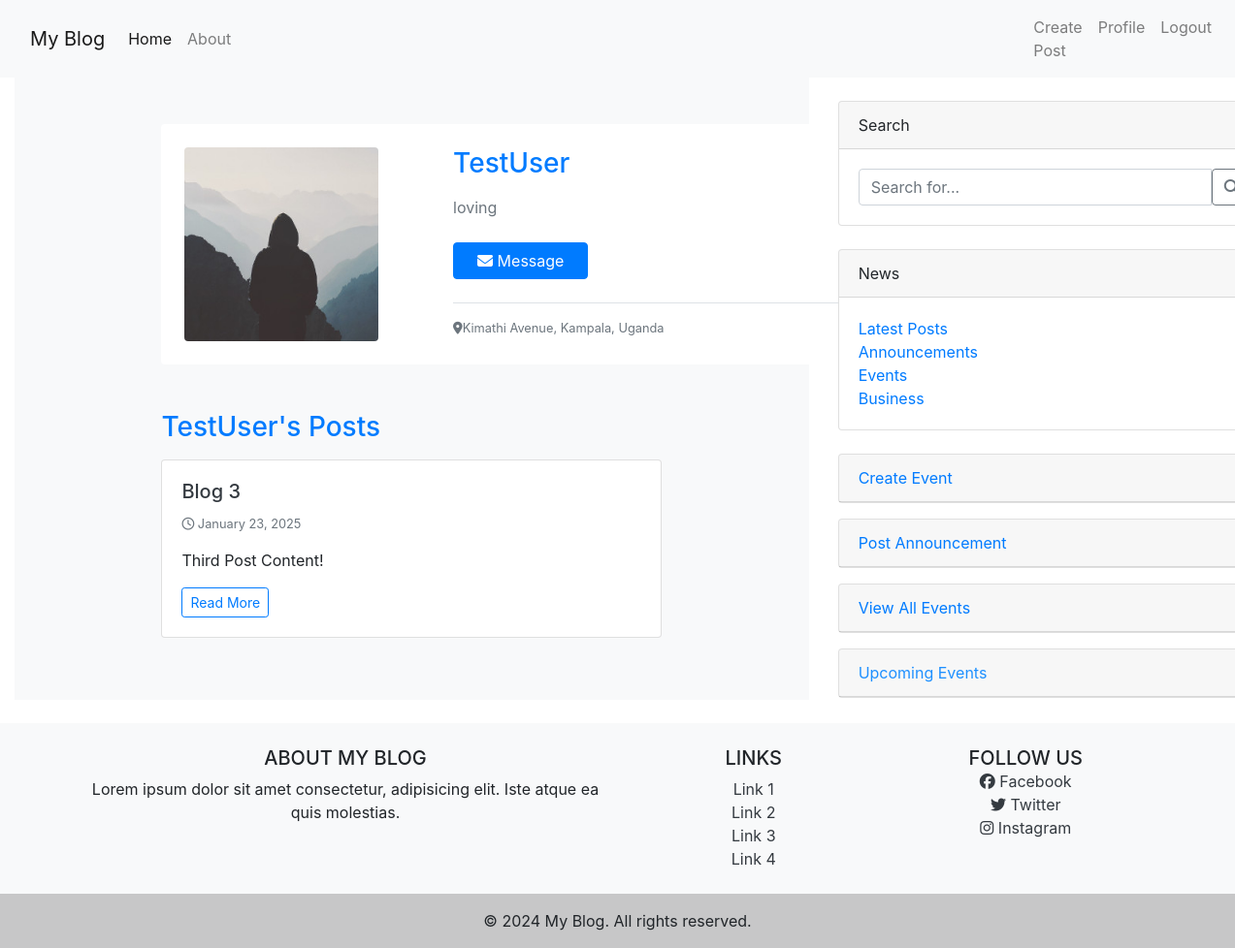
Screenshot of /users/profile/TestUser/ (signed in) with the database file from the repository.
### users/models.py (models this page shows, shortened)
class Profile(models.Model):
    user = models.OneToOneField(User, on_delete=models.CASCADE)
    image = models.ImageField(default='default.jpg', upload_to='profile_pics')
    bio = models.TextField(blank=True, null=True)
    location = models.CharField(max_length=100, blank=True, null=True)
    role = models.CharField(max_length=100, blank=True, null=True, default="Member")

### blog/models.py (models this page shows, shortened)
class Post(models.Model):
    title = models.CharField(max_length=100)
    content = models.TextField()
    date_posted = models.DateTimeField(default=timezone.now)
    author = models.ForeignKey(User, on_delete=models.CASCADE)
    image = models.ImageField(upload_to='post_images', blank=True, null=True)
    video = models.FileField(upload_to='post_video', blank=True, null=True)
    views = models.PositiveIntegerField(default=0)  # Track number of views
    likes = models.ManyToManyField(User, related_name="liked_posts", blank=True)

### users/views.py (the view, shortened to what this page needs)
# urls.py: path('profile/<str:username>/', views.user_profile, name='user_profile'),  # Other users' profiles
@login_required
def user_profile(request, username):
    user = get_object_or_404(User, username=username)
    profile, created = Profile.objects.get_or_create(user=user)  # Ensure profile exists
    posts = Post.objects.filter(author=user).order_by('-date_posted')  # Get the user's posts
    context = {
        'profile': profile,
        'posts': posts
    }
    return render(request, 'users/user_profile.html', context)

### users/templates/users/user_profile.html (shortened to what this page needs)
{% extends 'blog/base2.html' %}
{% load crispy_forms_tags %}
{% block content %}
<link href="https://cdnjs.cloudflare.com/ajax/libs/font-awesome/6.5.1/css/all.min.css" rel="stylesheet">
<div class="bg-light min-vh-100 d-flex">
    <div class="container-fluid py-5">
        <div class="row justify-content-center">
            <div class="col-lg-8">
                <div class="rounded contact-card bg-white rounded-4 shadow-sm overflow-hidden" style="width: 50em;">
                    <div class="row g-0">
                        <div class="col-md-4 bg-gradient d-flex align-items-center justify-content-center p-4">
                            <img src="{{ profile.image.url }}" style="object-fit: cover; width: 200px;" class="rounded shadow-sm" alt="Profile Image">
                        </div>
                        <div class="col-md-8">
                            <div class="card-body p-4">
                                <div class="d-flex justify-content-between align-items-center mb-3">
                                    <h3 class="card-title mb-0 text-primary fw-bold">{{ profile.user.username }}</h3>
                                    <span class="badge bg-primary-subtle text-primary px-3 py-2 rounded-pill">
                                    </span>
                                </div>
                                <p class="card-text text-muted mb-4">
                                    {{ profile.bio|default:"No bio available." }}
                                </p>
                                {% if request.user != profile.user %}
                                    <div class="d-flex gap-3 mb-4">
                                        <a href="https://mail.google.com/mail/?view=cm&fs=1&to={{ profile.user.email }}&su=Inquiry%20from%20{{ request.user.username }}&body=Hello%20{{ profile.user.username }},%0D%0A%0D%0AI came across your blog and would love to connect with you!%0D%0A%0D%0AYou can check my profile here: {{ request.build_absolute_uri }}%0D%0A%0D%0ALooking forward to hearing from you.%0D%0A%0D%0ARegards,%0D%0A{{ request.user.username }}"
                                        target="_blank"
                                        class="btn btn-primary px-4 rounded-pill">
                                            <i class="fas fa-envelope me-2"></i> Message
                                        </a>
                                    </div>
                                {% endif %}
                                <div class="border-top pt-3">
                                    <div class="d-flex justify-content-between align-items-center">
                                        <span class="text-muted small">
                                            <i class="fas fa-map-marker-alt me-2"></i>{{ profile.location|default:"No location specified" }}
                                        </span>
                                    </div>
                                </div>
                            </div>
                        </div>
                    </div>
                </div>
                <div class="mt-5">
                    <h3 class="text-primary mb-3">{{ profile.user.username }}'s Posts</h3>
                    {% if posts %}
                        {% for post in posts %}
                            <div class="card mb-3 shadow-sm">
                                <div class="card-body">
                                    <h5 class="card-title">
                                        <a href="{% url 'blog:post-detail' post.id %}" class="text-decoration-none text-dark">
                                            {{ post.title }}
                                        </a>
                                    </h5>
                                    <p class="card-text text-muted small">
                                        <i class="far fa-clock"></i> {{ post.date_posted|date:"F d, Y" }}
                                    </p>
                                    <p class="card-text">{{ post.content|truncatewords:20 }}</p>
                                    <a href="{% url 'blog:post-detail' post.id %}" class="btn btn-sm btn-outline-primary">Read More</a>
                                </div>
                            </div>
                        {% endfor %}
                    {% else %}
                        <p class="text-muted">No posts available.</p>
                    {% endif %}
                </div>
            </div>
        </div>
    </div>
</div>
{% endblock %}

### rows the page displays
Profile: image (placeholder picture), user.username "TestUser", bio "loving", location "Kimathi Avenue, Kampala, Uganda"
Post: title "Blog 3", date_posted "January 23, 2025", content "Third Post Content!"
